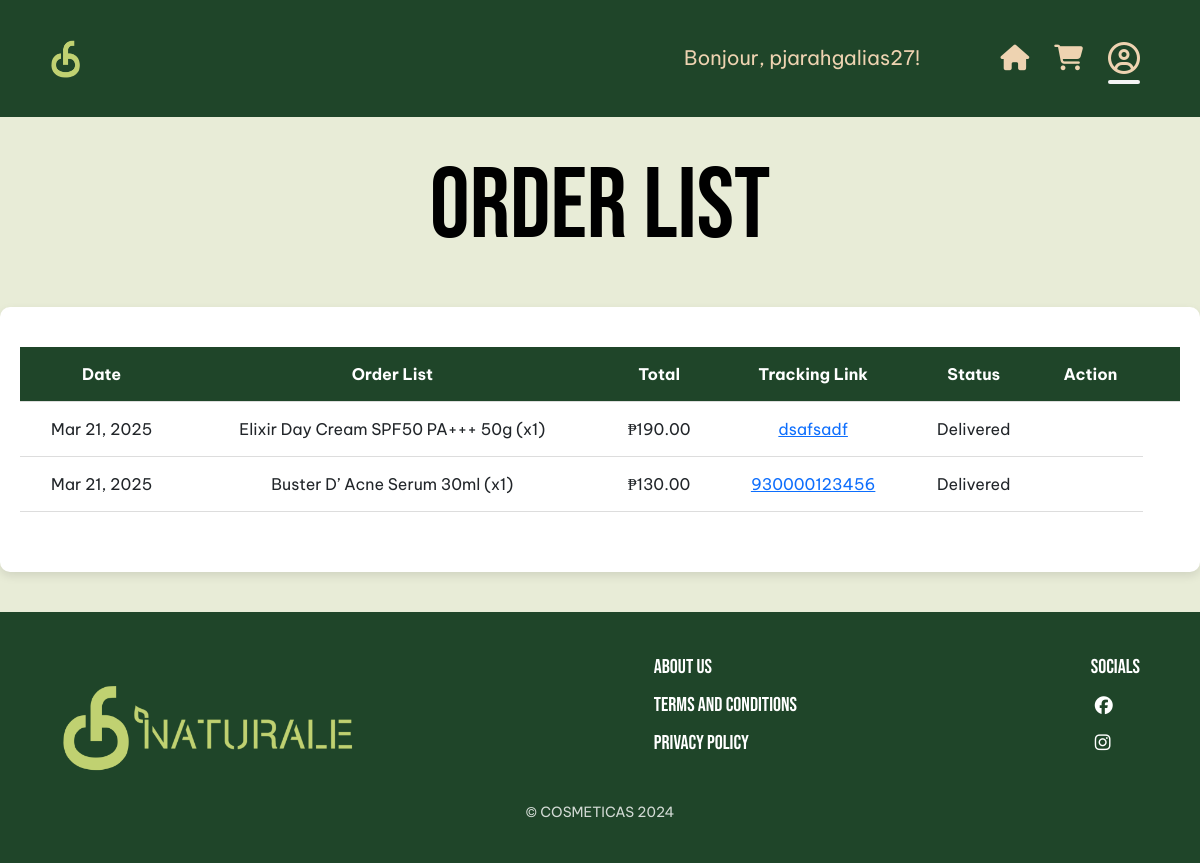
/drew/orderlist.php (signed in), run on the app's committed database.
### tables this page shows
CREATE TABLE `tb_orders` (
  `orderID` int(11) NOT NULL,
  `order_date` datetime NOT NULL,
  `productID` int(11) NOT NULL,
  `product_name` varchar(255) NOT NULL,
  `user_id` int(11) DEFAULT NULL,
  `email` varchar(255) DEFAULT NULL,
  `first_name` varchar(255) NOT NULL,
  `last_name` varchar(255) NOT NULL,
  `quantity` int(11) NOT NULL,
  `status` varchar(255) NOT NULL,
  `payment_option` varchar(255) NOT NULL,
  `payment_proof` varchar(255) NOT NULL,
  `isApproved` int(11) DEFAULT NULL,
  `price_total` double NOT NULL,
  `trackingLink` varchar(255) DEFAULT NULL,
  `delivered_date` datetime DEFAULT NULL
);

### drew/orderlist.php (the view, shortened to what this page needs)
<?php
require_once '../conn.php';
$user_id = $_SESSION['user_id'];
$query = "SELECT o.orderID, o.order_date, o.product_name, o.quantity, o.price_total, o.status, o.trackingLink
          FROM tb_orders o
          WHERE o.user_id = ?
          ORDER BY o.order_date DESC";
$stmt = $conn->prepare($query);
$stmt->bind_param("i", $user_id);
$stmt->execute();
$result = $stmt->get_result();
$orders = [];
while ($row = $result->fetch_assoc()) {
    $orders[] = $row;
}
?>
<!DOCTYPE html>
<html lang="en">
<head>
    <link rel="stylesheet" href="orderlist.css?v=<?php echo time(); ?>">
    <link href="https://cdn.jsdelivr.net/npm/bootstrap@5.3.3/dist/css/bootstrap.min.css" rel="stylesheet">
    <link rel="stylesheet" href="https://cdnjs.cloudflare.com/ajax/libs/font-awesome/6.5.1/css/all.min.css">
    <link rel="stylesheet" href="https://cdnjs.cloudflare.com/ajax/libs/bootstrap-icons/1.10.3/font/bootstrap-icons.min.css">
</head>
<body>
    <header>
        <div class="logo">
            <a href="../Home_Page/Home.php"><img src="../Home_Page/cfn_logo2.png" alt="Logo" class="logo-image"/></a>
        </div>
        <div class="navbar">
            <p class="usernamedisplay">Bonjour, <?php echo htmlspecialchars($_SESSION['username'], ENT_QUOTES, 'UTF-8'); ?>!</p>
            <div class="icons">
                <a href="../Home_Page/Home.php"><i class="fa-solid fa-house home"></i></a>
                <a href="../drew/cart.php"><i class="fa-solid fa-cart-shopping cart"></i></a>
                <a href="../User_Profile_Page/UserProfile.php"><i class="far fa-user-circle fa-2x icon-profile"></i></a>
            </div>
        </div>
    </header>
    <main>
        <h1 class="cart-title">Order List</h1>
        <section class="cart-container">
            <div class="cart-content">
                <table class="cart-table">
                    <thead>
                        <tr>
                            <th class="date-header">Date</th>
                            <th class="order-list-header">Order List</th>
                            <th class="total-header">Total</th>
                            <th class="payment-method-header">Tracking Link</th>
                            <th class="status-header">Status</th>
                            <th class="tracking-link-header">Action</th>
                            <th></th>
                        </tr>
                    </thead>
                    <tbody>
        <?php if (!empty($orders)): ?>
            <?php foreach ($orders as $order): ?>
                <tr>
                    <td><?php echo htmlspecialchars(date('M j, Y', strtotime($order['order_date']))); ?></td>
                    <td><?php echo htmlspecialchars($order['product_name']); ?> (x<?php echo $order['quantity']; ?>)</td>
                    <td>₱<?php echo number_format($order['price_total'], 2); ?></td>
                    <td><a href="<?= htmlspecialchars($order['trackingLink']) ?>"><?= htmlspecialchars($order['trackingLink']) ?></a></td>
                    <td><?php echo htmlspecialchars($order['status']); ?></td>
                    <td>
                    </td>
                </tr>
            <?php endforeach; ?>
        <?php else: ?>
            <tr>
                <td colspan="7">You have no orders yet.</td>
            </tr>
        <?php endif; ?>
    </tbody>
                </table>
            </div>
        </section>
    </main>
    <footer>
        <div class="footer-container">
            <div class="footer-left">
                <img src="../Resources/cfn_logo.png" alt="Naturale Logo" class="footer-logo">
            </div>
            <div class="footer-right">
                <ul class="footer-nav">
                    <li><a href="#">About Us</a></li>
                    <li><a href="#" data-bs-toggle="modal" data-bs-target="#ModalTerms">Terms and Conditions</a></li>
                    <li><a href="#" data-bs-toggle="modal" data-bs-target="#ModalPrivacy">Privacy Policy</a></li>
                </ul>
            </div>
            <div class="social-icons">
                <p>SOCIALS</p>
                <a href="https://www.facebook.com/share/1CRTizfAxP/?mibextid=wwXIfr" target="_blank"><i class="fab fa-facebook"></i></a>
                <a href="https://www.instagram.com/cosmeticasfraiche?igsh=ang2MHg1MW5qZHQw" target="_blank"><i class="fab fa-instagram"></i></a>
            </div>
        </div>
        <div class="footer-center">
            &copy; COSMETICAS 2024
        </div>
    </footer>
</body>
</html>

### drew/orderlist.css (style rules this page uses)
* { margin: 0; padding: 0; box-sizing: border-box; }
body { font-family: "Be Vietnam Pro", serif !important; font-weight: 400; font-style: normal; min-height: 100vh; width: 100%; background-color: #E8ECD7 !important; line-height: 1.6; overflow: auto; display: flex; flex-direction: column; margin: 0; padding: 0; }
h1 { font-family: "Bebas Neue", serif !important; font-size: 100px !important; font-style: normal; }
.usernamedisplay { display: flex; justify-content: center; text-align: center; color: #EED3B1; font-size: 20px; flex-wrap: wrap; padding-top: 15px; }
.logo { display: flex; align-items: center; margin-left: 30px; gap: 10px; }
.logo-image { height: 40px; width: auto; }
header { background-color: #1F4529; color: #EED3B1; padding: 20px 20px; display: flex; justify-content: space-between; align-items: center; width: 100%; flex-wrap: wrap; }
.navbar { display: flex; align-items: center; justify-content: flex-start; gap: 20px; }
.icons { display: flex; align-items: center; justify-items: center; gap: 15px; transition: transform 0.3s ease, color 0.3s ease; margin-left: 50px; margin-right: 40px; }
.icon-profile, .home, .cart { font-size: 1.6rem; color: #EED3B1; cursor: pointer; margin-left: 10px; position: relative; }
.icon-profile::after, .icon-profile:hover::after { content: ""; display: block; width: 100%; height: 4px; background-color: whitesmoke; position: absolute; bottom: -10px; border-radius: 2px; left: 0; }
main { flex-grow: 1; }
.cart-container { padding: 40px 20px; background-color: #FFFFFF; border-radius: 10px; box-shadow: 0 4px 10px rgba(0, 0, 0, 0.1); margin: 40px auto; max-width: 1200px; }
.cart-title { font-family: "Bebas Neue", serif !important; font-size: 50px; color: #000000; text-align: center; margin: 30px auto; max-width: 1200px; }
.cart-content { display: flex; flex-direction: column; gap: 20px; }
.cart-table { width: 100%; border-collapse: collapse; margin-bottom: 20px; text-align: center; }
.cart-table thead { background-color: #1F4529; color: #FFFFFF; }
.cart-table th, .cart-table td { padding: 15px; border-bottom: 1px solid #ddd; vertical-align: middle; }
footer { background-color: #1F4529; color: white; padding: 40px 60px; display: flex; flex-direction: column; align-items: center; width: 100%; margin-top: auto; }
.footer-container { display: flex; justify-content: space-between; align-items: flex-start; width: 100%; max-width: 1200px; flex-wrap: wrap; gap: 20px; }
.footer-left { display: flex; align-items: center; gap: 20px; }
.footer-logo { height: 150px; }
.footer-right { display: flex; flex-direction: column; text-align: left; gap: 20px; }
.footer-nav { list-style: none; padding: 0; }
.footer-nav li { font-family: "Bebas Neue", serif !important; font-size: 20px; margin-bottom: 8px; }
.footer-nav a { color: white; text-decoration: none; transition: color 0.3s ease; }
.social-icons { display: flex; flex-direction: column; align-items: flex-start; gap: 10px; }
.social-icons a { color: white; font-size: 18px; text-decoration: none; gap: 10px; margin-left: 4px; transition: transform 0.3s ease, color 0.3s ease; }
.social-icons p { color: white; font-size: 20px; font-family: "Bebas Neue", serif !important; margin-bottom: 0px; margin-top: 0; }
.footer-center { text-align: center; width: 100%; font-size: 14px; opacity: 0.8; }

### data on the page
tb_orders: order_date "Mar 21, 2025", product_name "Elixir Day Cream SPF50 PA+++ 50g", quantity "1", price_total "190.00", trackingLink "dsafsadf", status "Delivered"
tb_orders: order_date "Mar 21, 2025", product_name "Buster D’ Acne Serum 30ml", quantity "1", price_total "130.00", trackingLink "930000123456", status "Delivered"

### other printed values
$_SESSION['username'] "pjarahgalias27"
